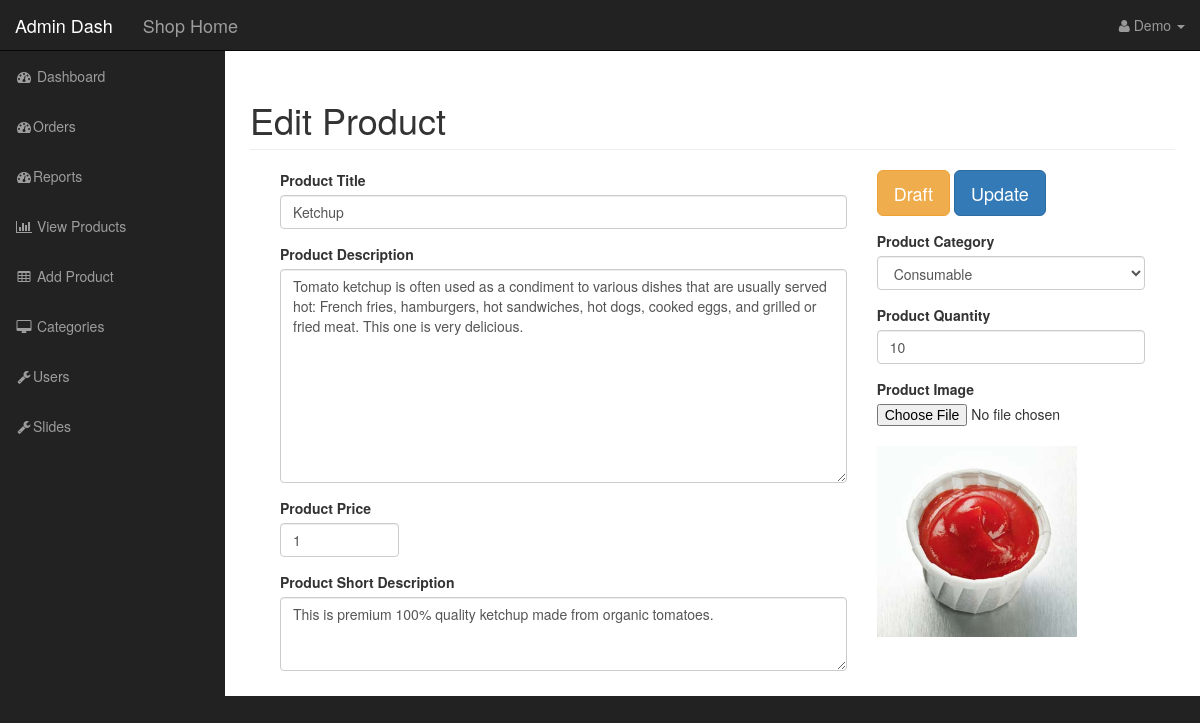
The app's page /admin/index.php?edit_product&id=20 (signed in) with its own data.
### tables this page shows
CREATE TABLE IF NOT EXISTS `products` (
  `product_id` int(11) NOT NULL AUTO_INCREMENT,
  `product_title` varchar(255) NOT NULL,
  `product_category_id` int(11) NOT NULL,
  `product_price` float NOT NULL,
  `product_quantity` int(11) NOT NULL,
  `product_description` text NOT NULL,
  `short_desc` text NOT NULL,
  `product_image` varchar(255) NOT NULL,
  PRIMARY KEY (`product_id`)
);

CREATE TABLE IF NOT EXISTS `categories` (
  `cat_id` int(11) NOT NULL AUTO_INCREMENT,
  `cat_title` varchar(255) NOT NULL,
  PRIMARY KEY (`cat_id`)
);

### resources/functions.php (called while the page is built, shortened)
<?php
$upload_directory = "uploads";
function query($sql) {
    global $connection;
    return mysqli_query($connection, $sql);
}
function escape_string($string){
    global $connection;
    return mysqli_real_escape_string($connection, $string);
}
function fetch_array($result){
    return mysqli_fetch_array($result);
}
function display_image($picture) {
    global $upload_directory;
    return $upload_directory  . DS . $picture;
}
function show_product_category_title($product_category_id){
    $category_query = query("SELECT * FROM categories WHERE cat_id = '{$product_category_id}' ");
    while($category_row = fetch_array($category_query)) {
        return $category_row['cat_title'];
    }
}
?>

### resources/templates/back/edit_product.php (the view, shortened to what this page needs)
<?php
if(isset($_GET['id'])) {
    $query = query("SELECT * FROM products WHERE product_id = " . escape_string($_GET['id']) . " ");
    while($row = fetch_array($query)) {
        $product_title          = escape_string($row['product_title']);
        $product_category_id    = escape_string($row['product_category_id']);
        $product_price          = escape_string($row['product_price']);
        $product_description    = escape_string($row['product_description']);
        $short_desc             = escape_string($row['short_desc']);
        $product_quantity       = escape_string($row['product_quantity']);
        $product_image          = escape_string($row['product_image']);
        $product_image          = display_image($row['product_image']);
    }
}
?>
<div class="col-md-12">
<div class="row">
<h1 class="page-header">
   Edit Product
</h1>
</div>
<form action="" method="post" enctype="multipart/form-data">
    <div class="col-md-8">
        <div class="form-group">
            <label for="product-title">Product Title </label>
            <input type="text" name="product_title" class="form-control" value="<?php echo $product_title; ?>">
        </div>
        <div class="form-group">
               <label for="product-title">Product Description</label>
          <textarea name="product_description" id="" cols="30" rows="10" class="form-control"><?php echo $product_description; ?></textarea>
        </div>
        <div class="form-group row">
          <div class="col-xs-3">
            <label for="product-price">Product Price</label>
            <input type="number" name="product_price" class="form-control" size="60" value="<?php echo $product_price; ?>">
          </div>
        </div>
        <div class="form-group">
               <label for="product-title">Product Short Description</label>
          <textarea name="short_desc" id="" cols="30" rows="3" class="form-control"><?php echo $short_desc; ?></textarea>
        </div>
    </div>
    <aside id="admin_sidebar" class="col-md-4">
        <div class="form-group">
            <input type="submit" name="draft" class="btn btn-warning btn-lg" value="Draft">
            <input type="submit" name="update" class="btn btn-primary btn-lg" value="Update">
        </div>
        <div class="form-group">
            <label for="product-title">Product Category</label>
            <select name="product_category_id" id="" class="form-control">
                <option value="<?php echo $product_category_id; ?>"><?php echo show_product_category_title($product_category_id); ?></option>
            </select>
        </div>
        <div class="form-group">
          <label for="product-title">Product Quantity</label>
            <input type="number" name="product_quantity" class="form-control" value="<?php echo $product_quantity; ?>">
        </div>
        <div class="form-group">
            <label for="product-title">Product Image</label>
            <input type="file" name="file"> <br>
            <img width='200' src="../../resources/<?php echo $product_image; ?>" alt="">
        </div>
    </aside>
</form>

### public/admin/css/sb-admin.css (style rules this page uses)
body { margin-top: 100px; background-color: #222; }
@media (min-width:768px) { body { margin-top: 50px; } }

### records on screen
products: product_title "Ketchup", product_description "Tomato ketchup is often used as a condiment to various dishes that are usually served hot: French fries, hamburgers, hot sandwiches, hot dogs, cooked eggs, and grilled or fried meat. This one is very delicious.", product_price "1", short_desc "This is premium 100% quality ketchup made from organic tomatoes.", product_category_id "Consumable", product_quantity "10", product_image (picture)

### other values on screen
$_SESSION['username'] "Demo"
